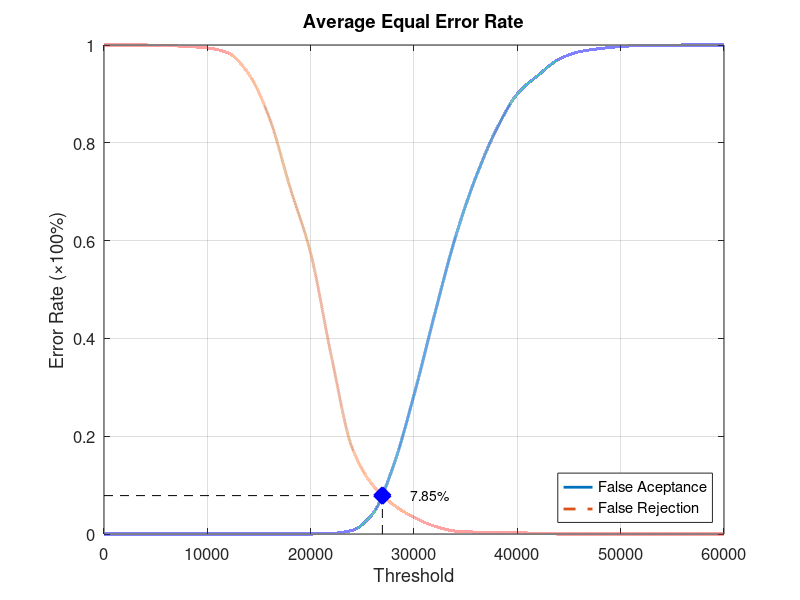
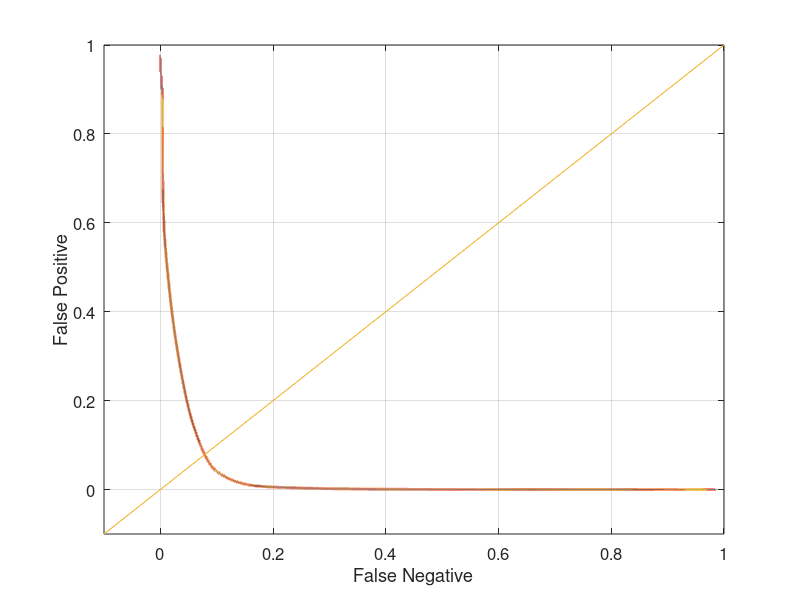

Recreate these plots in MATLAB, in order.
function yEER = Database2Average
close all;
clear;
clc;
x = 0:2000:60000;
xq = 0:0.5:60000;

y0 = [0 0 0 0 0 0 0 0 0 0 0 0.00105263 0.00736842 0.0410526 0.138947 0.284211 0.449474 0.606316 0.730526 0.828421 0.9 0.937895 0.970526 0.986316 0.992632 0.996842 0.998947 0.998947 1 1 1];
yy0 = interp1(x, y0, xq, 'pchip');
y1 = [1 1 1 0.999 0.997 0.994 0.984 0.941 0.851 0.709 0.574 0.364 0.177 0.1 0.06 0.034 0.016 0.006 0.004 0.004 0.003 0.001 0 0 0 0 0 0 0 0 0];
yy1 = interp1(x, y1, xq, 'pchip');

% Calculating EER: 
y2 = abs(y0 - y1);
find(y2 == min(y2))
yy2 = abs(yy0 - yy1);
xEER = find(yy2 == min(yy2));
xEERIndex = xq(xEER) % X-axis EER
yEER = yy0(xEER) % Y-axis EER

main = figure
plot(xq, yy0,'-','LineWidth', 2);	hold on
plot(xq, yy1,'--','LineWidth', 2);	hold on
plot([xEERIndex xEERIndex], [0 yEER], 'k--');	hold on
plot([0 xEERIndex], [yEER yEER], 'k--');	hold on
plot(xEERIndex, yEER, 'bx', 'LineWidth', 10);	hold on
text(xEERIndex + 10 * xEERIndex / 100, yEER, [num2str(round((10000 * yEER)) / 100) '%'])
legend('False Aceptance', 'False Rejection', 'Location', 'SouthEast')
xlabel('Threshold')
ylabel('Error Rate (\times100%)')
title('Average Equal Error Rate')
set(gca, 'FontSize', 12)
axis([0 60000 0 1])
grid on

print(main, 'Database2AverageMain', '-dpng');
FNRxFPR = figure('Color', [1 1 1]);
plot(yy1, yy0, '-', yy1, yy0, 'LineWidth', 2);
hold on
y = -0.1:0.1:1
plot(y, y); 
set(gca, 'FontSize', 12)
xlabel('False Negative')
ylabel('False Positive')
axis([-0.1 1 -0.1 1])
set(gca, 'FontSize', 12)
grid on

print(FNRxFPR, 'Database2AverageFNRxFPR','-dpng');
end
